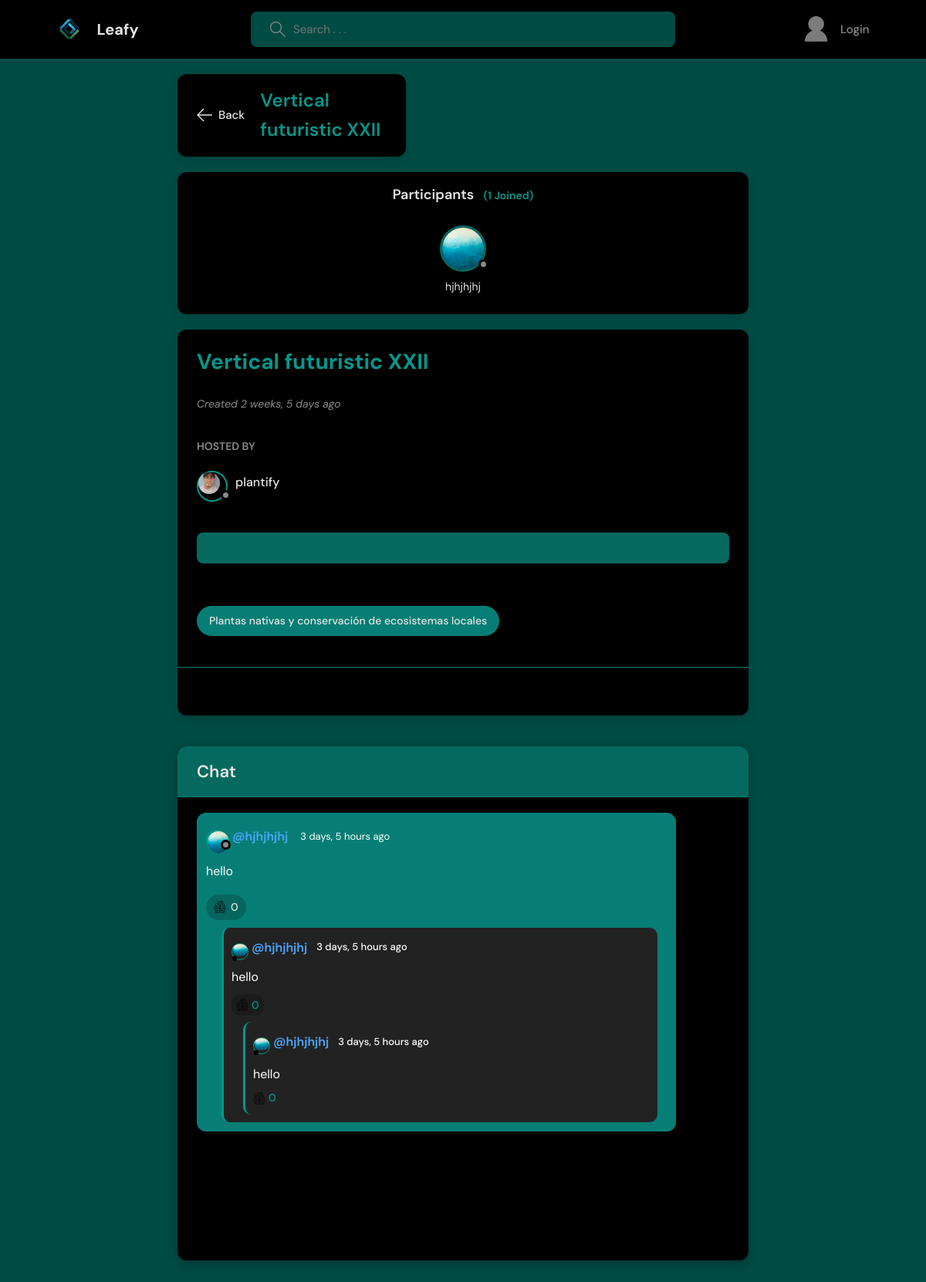
The page /room/4 on the database as committed earlier.
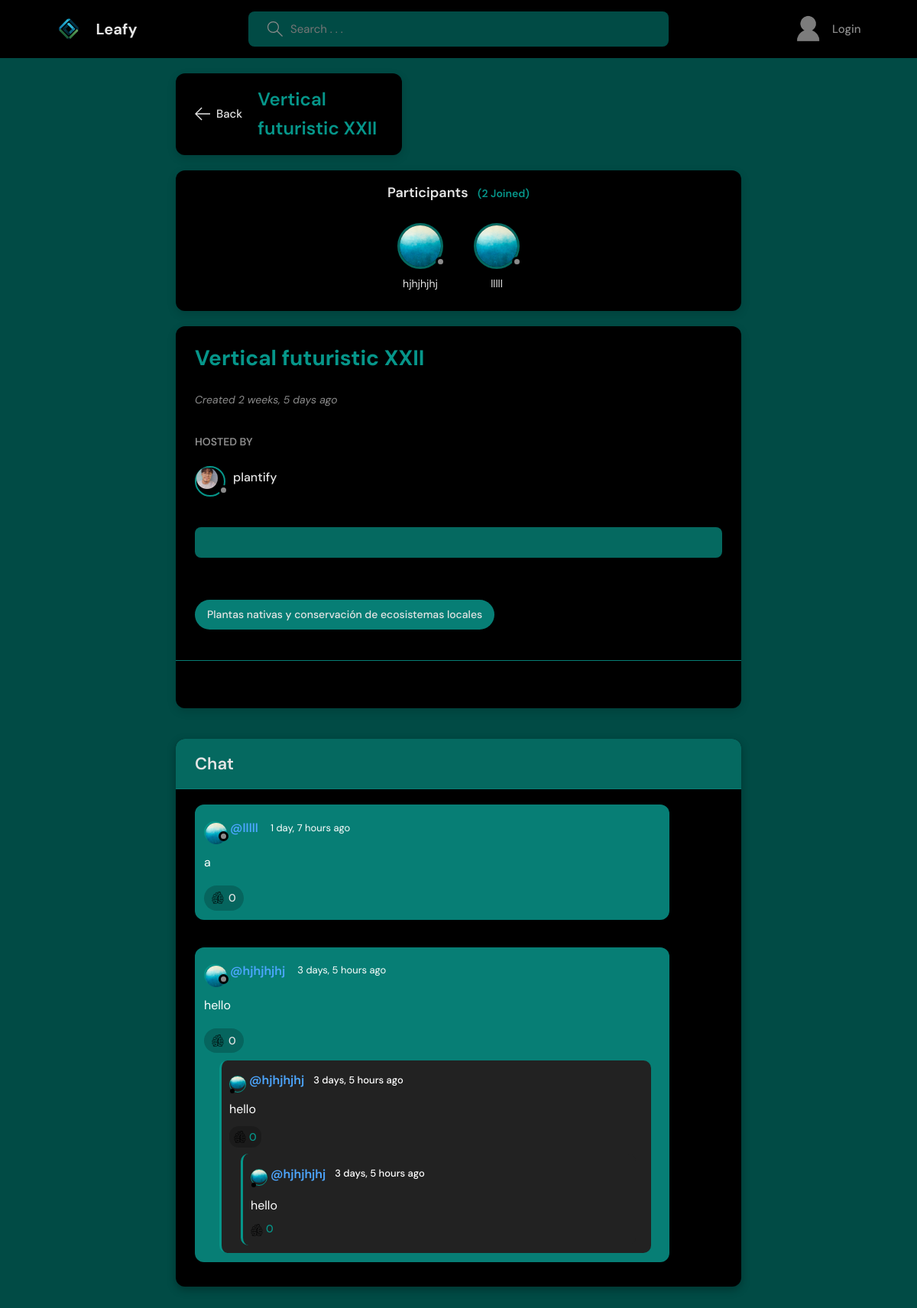
The same page on the database as committed later.
### base/models.py (models this page shows, shortened)
class User(AbstractUser):
    name = models.CharField(max_length=200, null=True)
    email = models.EmailField(unique=True, null=True)
    bio = models.TextField(null=True)
    avatar = models.ImageField(null=True, default="blue.jpg")
    USERNAME_FIELD = 'email'
    REQUIRED_FIELDS = []

class Message(models.Model):
    user = models.ForeignKey(User, on_delete=models.CASCADE)
    room = models.ForeignKey(Room, on_delete=models.CASCADE)
    body = models.TextField()
    parent = models.ForeignKey('self', on_delete=models.CASCADE, null=True, blank=True, related_name='replies')
    depth = models.IntegerField(default=0)  # 0 para mensajes principales, 1-2 para respuestas
    likes = models.ManyToManyField(User, related_name='message_likes', blank=True)
    updated = models.DateTimeField(auto_now=True)
    created = models.DateTimeField(auto_now_add=True)
    class Meta:
        ordering = ['-updated', '-created']

### base/views.py (the view, shortened to what this page needs)
# urls.py: path('room/<str:pk>', views.room, name = "room"),
def room(request, pk):
    room = Room.objects.get(id=pk)
    room_messages = room.message_set.filter(parent=None).select_related('user').prefetch_related('replies', 'replies__user', 'replies__replies', 'replies__replies__user')
    participants = room.participants.all()
    context = {
        'room': room,
        'room_messages': room_messages,
        'participants': participants
    }
    return render(request, 'base/room.html', context)

### base/models.py (called while the page is built)
    def __str__(self):
        return self.name

### base/templates/base/room.html (shortened to what the changed rows need)
{%  extends 'main.html' %}
{% load static %}
{% block content %}
    <link rel="stylesheet" href="{% static 'styles/room.css' %}" />
    <link rel="stylesheet" href="{% static 'styles/room_replies.css' %}" />
    <main class="profile-page layout layout--2">
      <div class="container room-container" id="room-view">
        <div class="room-nav">
          <div class="room-nav__left">
            <h2 class="room-title">{{room.name}}</h2>
          </div>
        </div>
        <div class="participants-bar">
          <div class="participants-bar__header">
            <h3>Participants <span>({{participants.count}} Joined)</span></h3>
          </div>
          <div class="participants-bar__list">
            {% for user in participants %}
            <a href="{% url 'user-profile' user.id %}" class="participant-card">
              <div class="avatar avatar--medium">
                <img src="{{user.avatar.url}}" alt="{{user.username}}" />
              </div>
              <span class="participant-name">{{user.username}}</span>
            </a>
            {% endfor %}
          </div>
        </div>
        <div class="room">
          <div class="room__header">
            <div class="room__info">
              <h2 class="room__title">{{room.name}}</h2>
            </div>
          </div>
        </div>
        <div class="chat-container">
          <div class="chat-content">
            <div class="chat-messages">
                {% for message in room_messages %}
                <div class="chat-message {% if request.user == message.user %}chat-message--own{% endif %}" id="message-{{message.id}}">
                  <div class="chat-message__header">
                    <div class="chat-message__author">
                      <a href="{% url 'user-profile' message.user.id %}" class="chat-message__author-info">
                        <div class="avatar avatar--small">
                          <img src="{{message.user.avatar.url}}" alt="{{message.user.username}}'s profile picture" />
                        </div>
                        <span>@{{message.user.username}}</span>
                      </a>
                      <span class="chat-message__date">{{message.created|timesince}} ago</span>
                    </div>
                  </div>
                  <div class="chat-message__content">
                    {{message.body}}
                  </div>
                  <div class="chat-message__actions">
                    <div class="chat-message__action-group">
                      <a href="javascript:void(0)" data-url="{% url 'like-message' message.id %}" class="chat-message__like " >
                        <span class="leaf-icon">
                          <img src="{% static 'images/likes/hojavacia.png' %}" class="leaf-empty" alt="Like">
                        </span>
                        <span class="like-count">{{ message.likes.count }}</span>
                      </a>
                    </div>
                  </div>
                  {% if message.replies.exists %}
                  <div class="chat-message__replies">
                    {% for reply in message.replies.all %}
                    <div class="chat-message__reply {% if request.user == reply.user %}chat-message__reply--own{% endif %}" id="reply-{{reply.id}}">
                      <div class="chat-message__reply-header">
                        <div class="chat-message__reply-author">
                          <a href="{% url 'user-profile' reply.user.id %}" class="chat-message__reply-author-info">
                            <div class="avatar avatar--mini">
                              <img src="{{reply.user.avatar.url}}" alt="{{reply.user.username}}'s profile picture" />
                            </div>
                            <span>@{{reply.user.username}}</span>
                          </a>
                          <span class="chat-message__reply-date">{{reply.created|timesince}} ago</span>
                        </div>
                      </div>
                      <div class="chat-message__reply-content">
                        {{reply.body}}
                      </div>
                      <div class="chat-message__reply-actions">
                        <a href="javascript:void(0)" data-url="{% url 'like-message' reply.id %}" class="chat-message__reply-like " >
                          <span class="leaf-icon">
                          <img src="{% static 'images/likes/hojavacia.png' %}" class="leaf-empty" alt="Like">
                        </span>
                          <span class="like-count">{{ reply.likes.count }}</span>
                        </a>
                      </div>
                      {% if reply.replies.exists %}
                      <div class="chat-message__nested-replies">
                        {% for nested_reply in reply.replies.all %}
                        <div class="chat-message__nested-reply {% if request.user == nested_reply.user %}chat-message__nested-reply--own{% endif %}" id="nested-reply-{{nested_reply.id}}">
                          <div class="chat-message__nested-reply-header">
                            <div class="chat-message__nested-reply-author">
                              <a href="{% url 'user-profile' nested_reply.user.id %}" class="chat-message__nested-reply-author-info">
                                <div class="avatar avatar--mini">
                                  <img src="{{nested_reply.user.avatar.url}}" alt="{{nested_reply.user.username}}'s profile picture" />
                                </div>
                                <span>@{{nested_reply.user.username}}</span>
                              </a>
                              <span class="chat-message__nested-reply-date">{{nested_reply.created|timesince}} ago</span>
                            </div>
                          </div>
                          <div class="chat-message__nested-reply-content">
                            {{nested_reply.body}}
                          </div>
                          <div class="chat-message__nested-reply-actions">
                            <a href="javascript:void(0)" data-url="{% url 'like-message' nested_reply.id %}" class="chat-message__nested-reply-like " >
                              <span class="leaf-icon">
                          <img src="{% static 'images/likes/hojavacia.png' %}" class="leaf-empty" alt="Like">
                        </span>
                              <span class="like-count">{{ nested_reply.likes.count }}</span>
                            </a>
                          </div>
                        </div>
                        {% endfor %}
                      </div>
                      {% endif %}
                    </div>
                    {% endfor %}
                  </div>
                  {% endif %}
                </div>
                {% endfor %}
              </div>
            </div>
          </div>
        </div>
    </main>
{% endblock content%}

Rows that differ between the two databases and show on the page:
now on this page (row unchanged): User: avatar (picture), username "lllll"
added Message: user.avatar (picture), user.username "lllll", created "1 day, 7 hours", body "a", likes.count "0", shown under "Chat"
Other text that changed with them:
{{ participants.count }}: "1" → "2"
